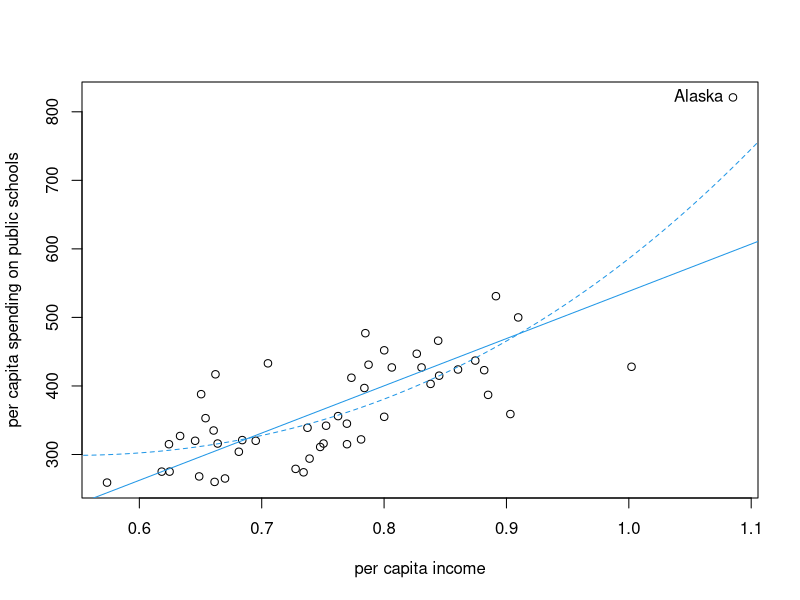
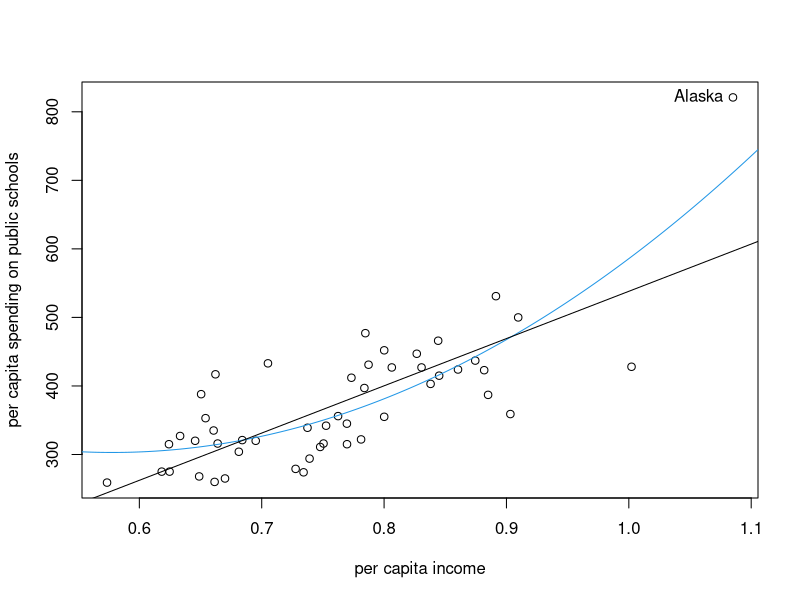

Here is the R script that generated these plots, in order:
library("sandwich")
library("lmtest")
library("strucchange")
data("PublicSchools")
ps <- na.omit(PublicSchools)
ps$Income <- ps$Income * 0.0001
fm.ps <- lm(Expenditure ~ Income + I(Income^3), data = ps)
sqrt(diag(vcov(fm.ps)))
sqrt(diag(vcovHC(fm.ps, type = "const")))
sqrt(diag(vcovHC(fm.ps, type = "HC0")))
sqrt(diag(vcovHC(fm.ps, type = "HC3")))
sqrt(diag(vcovHC(fm.ps, type = "HC4")))
coeftest(fm.ps, df = Inf, vcov = vcovHC(fm.ps, type = "HC0"))
coeftest(fm.ps, df = Inf, vcov = vcovHC(fm.ps, type = "HC4"))
plot(Expenditure ~ Income, data = ps,
     xlab = "per capita income",
     ylab = "per capita spending on public schools")
inc <- seq(0.5, 1.2, by = 0.001)
lines(inc, predict(fm.ps, data.frame(Income = inc)), col = 4, lty = 2)
fm.ps2 <- lm(Expenditure ~ Income, data = ps)
abline(fm.ps2, col = 4)
text(ps[2,2], ps[2,1], rownames(ps)[2], pos = 2)
## Willam H. Greene, Econometric Analysis, 2nd Ed.
## Chapter 14
## load data set, p. 385, Table 14.1
data(PublicSchools)

## omit NA in Wisconsin and scale income
ps <- na.omit(PublicSchools)
ps$Income <- ps$Income * 0.0001

## fit quadratic regression, p. 385, Table 14.2
fmq <- lm(Expenditure ~ Income + I(Income^2), data = ps)
summary(fmq)

## compare standard and HC0 standard errors
## p. 391, Table 14.3
library(sandwich)
coef(fmq)
sqrt(diag(vcovHC(fmq, type = "const")))
sqrt(diag(vcovHC(fmq, type = "HC0")))

if(require(lmtest)) {
  ## compare t ratio
  coeftest(fmq, vcov = vcovHC(fmq, type = "HC0"))
  
  ## White test, p. 393, Example 14.5
  wt <- lm(residuals(fmq)^2 ~ poly(Income, 4), data = ps)
  wt.stat <- summary(wt)$r.squared * nrow(ps)
  c(wt.stat, pchisq(wt.stat, df = 3, lower = FALSE))
  
  ## Bresch-Pagan test, p. 395, Example 14.7
  bptest(fmq, studentize = FALSE)
  bptest(fmq)
  
  ## Francisco Cribari-Neto, Asymptotic Inference, CSDA 45
  ## quasi z-tests, p. 229, Table 8
  ## with Alaska
  coeftest(fmq, df = Inf)[3,4]
  coeftest(fmq, df = Inf, vcov = vcovHC(fmq, type = "HC0"))[3,4]
  coeftest(fmq, df = Inf, vcov = vcovHC(fmq, type = "HC3"))[3,4]
  coeftest(fmq, df = Inf, vcov = vcovHC(fmq, type = "HC4"))[3,4]
  ## without Alaska (observation 2)
  fmq1 <- lm(Expenditure ~ Income + I(Income^2), data = ps[-2,])
  coeftest(fmq1, df = Inf)[3,4]
  coeftest(fmq1, df = Inf, vcov = vcovHC(fmq1, type = "HC0"))[3,4]
  coeftest(fmq1, df = Inf, vcov = vcovHC(fmq1, type = "HC3"))[3,4]
  coeftest(fmq1, df = Inf, vcov = vcovHC(fmq1, type = "HC4"))[3,4]
}

## visualization, p. 230, Figure 1
plot(Expenditure ~ Income, data = ps,
     xlab = "per capita income",
     ylab = "per capita spending on public schools")
inc <- seq(0.5, 1.2, by = 0.001)
lines(inc, predict(fmq, data.frame(Income = inc)), col = 4)
fml <- lm(Expenditure ~ Income, data = ps)
abline(fml)
text(ps[2,2], ps[2,1], rownames(ps)[2], pos = 2)
